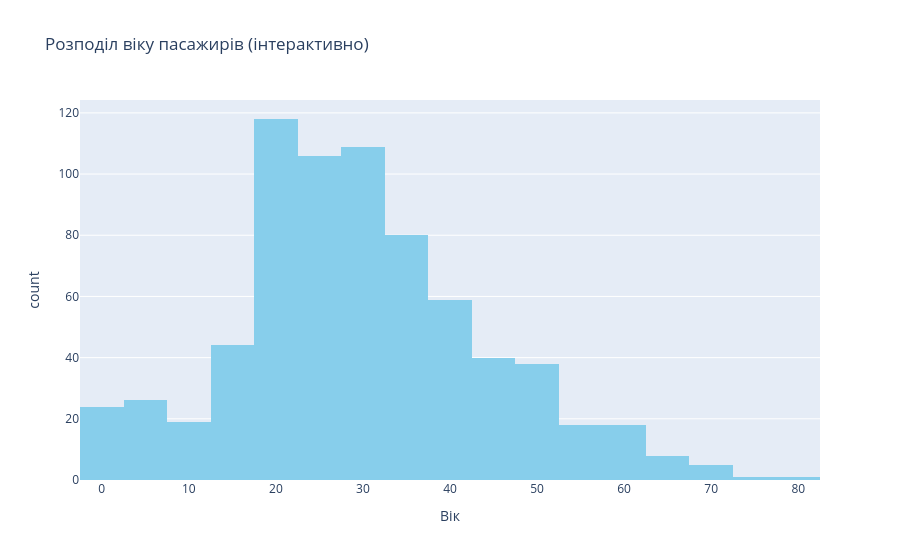

Notebook cell for this chart:
### Code cell
# Інтерактивна гістограма
fig = px.histogram(df, x='age', nbins=30, 
                   title='Розподіл віку пасажирів (інтерактивно)',
                   labels={'age': 'Вік'},
                   color_discrete_sequence=['skyblue'])
fig.show()

### Figure 1 — Plotly figure (JSON) as saved in the notebook; plotly's stock layout.template omitted (floating-point values rounded to 4 significant figures; data arrays with more than 128 entries replaced by an {"elided": "..."} marker saying what was removed)
{"data": [{"bingroup": "x", "hovertemplate": "Вік=%{x}<br>count=%{y}<extra></extra>", "legendgroup": "", "marker": {"color": "skyblue", "pattern": {"shape": ""}}, "name": "", "nbinsx": 30, "orientation": "v", "showlegend": false, "type": "histogram", "x": {"elided": "891 float values"}, "xaxis": "x", "yaxis": "y"}], "layout": {"barmode": "relative", "legend": {"tracegroupgap": 0}, "title": {"text": "Розподіл віку пасажирів (інтерактивно)"}, "xaxis": {"anchor": "y", "domain": [0, 1], "title": {"text": "Вік"}}, "yaxis": {"anchor": "x", "domain": [0, 1], "title": {"text": "count"}}}}
